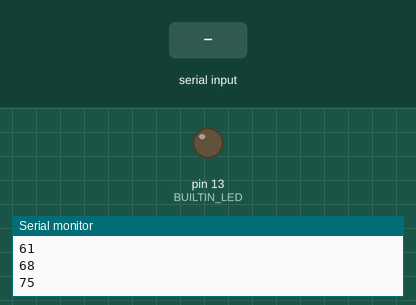
Simulated run of this sketch. Board: Arduino Uno, built with avr-gcc and run on an emulated ATmega328P. Parts: output pins drawn as LEDs (lit = HIGH), the last lines printed to the serial monitor. Inputs (shaded band) come from the test bench.

Above: at 1.2 s.
1.3 s: byte 51 ('3') received over Serial
At 4.0 s:
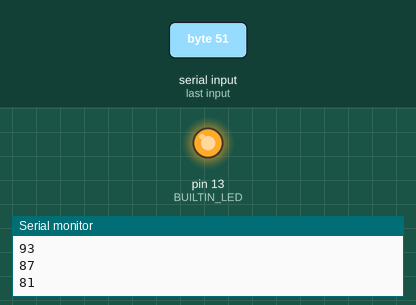
4.3 s: "1" received over Serial
At 5.4 s:
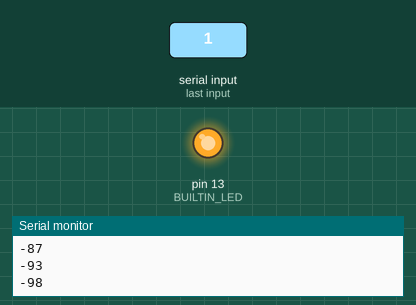
5.8 s: "2" received over Serial
At 7.7 s:
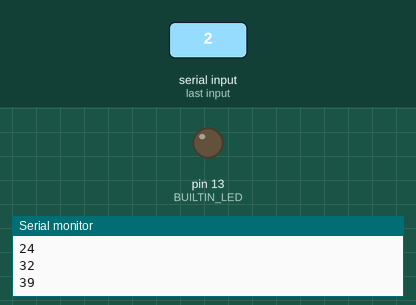
Timing chart, 0 to 14.0 s (numbered marks = the images above; inputs shaded):
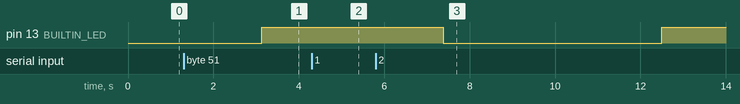

Measured:
- after the input at 1.3 s, pin 13 (BUILTIN_LED): LOW → HIGH after 1.8 s
- after the input at 4.3 s, pin 13 (BUILTIN_LED): stays HIGH (without the input it goes to LOW after 0.97 s)
- after the input at 5.8 s, pin 13 (BUILTIN_LED): HIGH → LOW after 1.6 s instead of 3.1 s

The sketch:

sinusoid.ino
```cpp
#define BUILTIN_LED 13

typedef enum {
  DELAY_10_MS  =  10,
  DELAY_20_MS  =  20,
  DELAY_50_MS  =  50,
  DELAY_100_MS = 100
} DELAY_t;

int8_t sinusTable[100] = {   0,    8,   16,   24,   32,   39,   47,   54,   61,   68,
                            75,   81,   87,   93,   98,  103,  107,  111,  115,  118,
                           121,  123,  125,  126,  127,  127,  127,  126,  125,  123,
                           121,  118,  115,  111,  107,  103,   98,   93,   87,   81,
                            75,   68,   61,   54,   47,   39,   32,   24,   16,    8,
                             0,   -8,  -16,  -24,  -32,  -39,  -47,  -54,  -61,  -68,
                           -75,  -81,  -87,  -93,  -98, -103, -107, -111, -115, -118,
                          -121, -123, -125, -126, -127, -127, -127, -126, -125, -123,
                          -121, -118, -115, -111, -107, -103,  -98,  -93,  -87,  -81,
                           -75,  -68,  -61,  -54,  -47,  -39,  -32,  -24,  -16,   -8};

void setup() {

  Serial.begin(9600);
  pinMode(BUILTIN_LED, OUTPUT);

}

void loop() {

  static int ledState = LOW;
  int serialReceivedValue;
  static uint32_t startMillis = 0;
  static uint8_t idx = 0;
  static DELAY_t sinusDelayMs = DELAY_100_MS;

  if ((millis() - startMillis) > sinusDelayMs)
  {

    startMillis = millis();

    Serial.println(sinusTable[idx]);

    if (100 == ++idx)
    {
      idx = 0;
      ledState = !ledState;
      digitalWrite(BUILTIN_LED, ledState);
    }

  }

  if (Serial.available())
  {

    serialReceivedValue = Serial.read();

    if ('1' == serialReceivedValue)
    {
      sinusDelayMs = DELAY_100_MS;
    }
    else if ('2' == serialReceivedValue)
    {
      sinusDelayMs = DELAY_50_MS;
    }
    else if ('3' == serialReceivedValue)
    {
      sinusDelayMs = DELAY_20_MS;
    }
    else if ('4' == serialReceivedValue)
    {
      sinusDelayMs = DELAY_10_MS;
    }

  }

}
```
